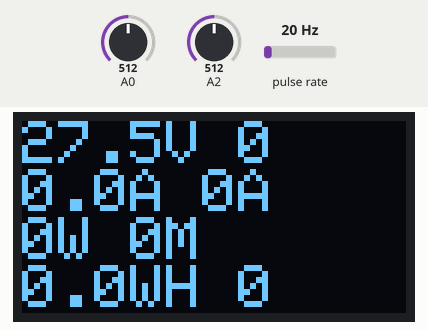
Recording of a sketch running on a simulated Arduino Uno, built with avr-gcc and run on an emulated ATmega328P. Parts: 128×64 one-colour display. Wiring (inferred from the names in the program): pulse sensor: data pin 2. Inputs (shaded band) come from the test bench; at power-on: pulse rate 20 Hz, A2 = 512, A0 = 512. EEPROM starts erased.

Above: at 4.2 s.
4.3 s: pulse rate (sensor on pin 2) set to 100 Hz
At 5.4 s:
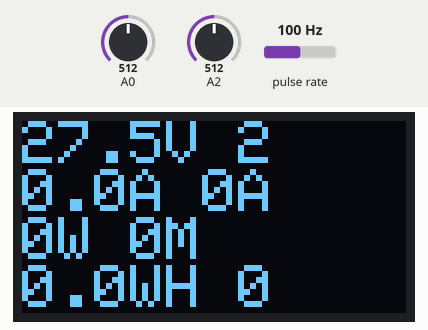
7.0 s: A2 set to 716
At 8.26 s:
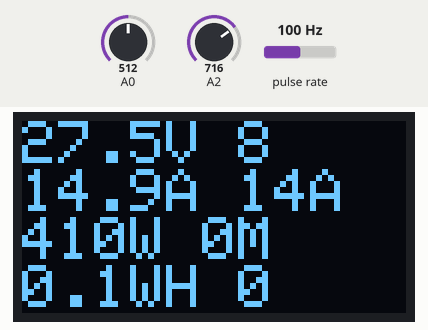
8.5 s: A0 set to 716
At 9.26 s:
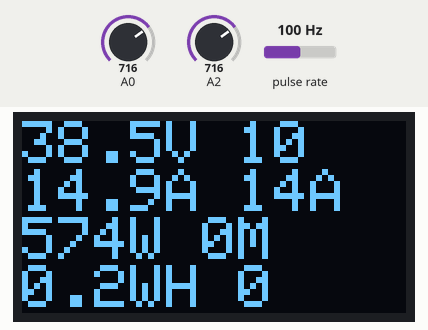
10.5 s: A0 set to 202
At 11.68 s:
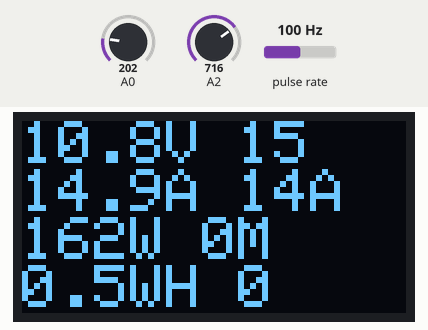
12.1 s: A0 set to 179
At 13.6 s:
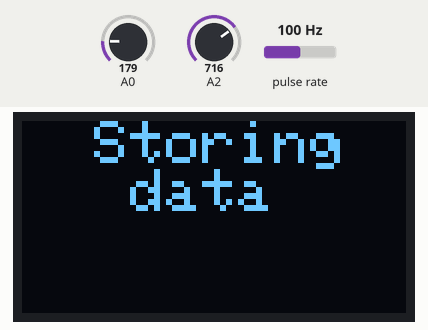
Timing chart, 0 to 15.1 s (numbered marks = the images above; inputs shaded):
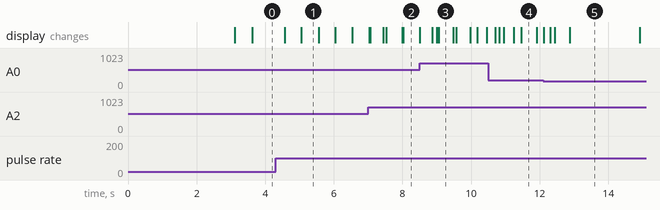

The sketch:

serialtest.ino
```cpp
#include <EEPROM.h>

#include <SPI.h>
#include <Wire.h>
#include <Adafruit_GFX.h>
#include <Adafruit_SSD1306.h>
#include <EEPROM.h>

#define SCREEN_WIDTH 128 // OLED display width, in pixels
#define SCREEN_HEIGHT 64 // OLED display height, in pixels

// Declaration for an SSD1306 display connected to I2C (SDA, SCL pins)
#define OLED_RESET     4 // Reset pin # (or -1 if sharing Arduino reset pin)
Adafruit_SSD1306 display(SCREEN_WIDTH, SCREEN_HEIGHT, &Wire, OLED_RESET);

#define NUMFLAKES     10 // Number of snowflakes in the animation example

#define LOGO_HEIGHT   16
#define LOGO_WIDTH    16
static const unsigned char PROGMEM logo_bmp[] =
{ B00000000, B11000000,
  B00000001, B11000000,
  B00000001, B11000000,
  B00000011, B11100000,
  B11110011, B11100000,
  B11111110, B11111000,
  B01111110, B11111111,
  B00110011, B10011111,
  B00011111, B11111100,
  B00001101, B01110000,
  B00011011, B10100000,
  B00111111, B11100000,
  B00111111, B11110000,
  B01111100, B11110000,
  B01110000, B01110000,
  B00000000, B00110000 };

#define vPerDiv     0.0048828125
#define wheelDia    0.65//meters
#define noOfHSCutsPerRev  266
//#define ENABLESERIALPLOTTER

int hall_signal=2;
uint32_t timeCount=0,prevTime=0;
uint8_t readValue = 0;
uint16_t eepromAdd = 0,eepromStoreAdd=0,sampleCount=0;
volatile uint16_t V=0,I=0,maxI=0,noOfHSCuts=0,RPM=0;
float Vv=0.0,Iv=0.0,maxIv=0.0,P=0.0,E=0.0,dist=0.0,battWireV=0.0;
void setup() {
  // put your setup code here, to run once:
  Serial.begin(115200);
  pinMode(hall_signal, INPUT_PULLUP);

  //setting the ADC
  InitADC();

  // SSD1306_SWITCHCAPVCC = generate display voltage from 3.3V internally
  if(!display.begin(SSD1306_SWITCHCAPVCC, 0x3C)) { // Address 0x3D for 128x64
    Serial.println(F("SSD1306 allocation failed"));
    for(;;); // Don't proceed, loop forever
  }
  // Clear the buffer
  display.clearDisplay();
  display.setTextSize(2);             // Normal 1:1 pixel scale
  display.setTextColor(WHITE);        // Draw white text
  display.setCursor(0,0);             // Start at top-left corner
  display.println(F(" Punchline"));
  display.println(F("  Energy"));
  display.println(F(" Pvt. Ltd."));
  display.display();
  delay(3000);

  //deciding the reading factor
  battWireV = ReadADC(0)*vPerDiv*11.0f;
  //Serial.println(battWireV);
  //routine for reading the data
  //if batt wire voltage is higher than 10V meaning that the batt is connected to the device
  //if batt wire voltage is less thatn 10v meaning that the device is not connected to batt or being ready to read
  //the stored eeprom data
  uint16_t storedSampCount=0,temporary=0;
  if(battWireV < 10.0f){
    displayCheckWireConnectionAndReboot();
#ifndef ENABLESERIALPLOTTER
    Serial.println("To read stored data, write :R");
#endif
    while(1){
      if(Serial.available()){
        readValue = Serial.read();
        if(readValue == 'R'){//write R to read the data
#ifdef ENABLESERIALPLOTTER
          Serial.print("RPM,InstPow,Current_");
          Serial.print(EEPROM.read(1022));Serial.print("V_");
          Serial.print(EEPROM.read(1016)*255+EEPROM.read(1017));Serial.print("WH_");
          Serial.print(EEPROM.read(1018)*255+EEPROM.read(1019));Serial.print("M_");
          Serial.print(EEPROM.read(1020)*255+EEPROM.read(1021));Serial.println("m");
#endif
#ifndef ENABLESERIALPLOTTER
          Serial.print("Voltage: ");Serial.print(EEPROM.read(1022));Serial.print("V, ");
          Serial.print("Energy: ");Serial.print(EEPROM.read(1016)*255+EEPROM.read(1017));Serial.println("WH");
          Serial.print("Time: ");Serial.print(EEPROM.read(1018)*255+EEPROM.read(1019));Serial.print("M, ");
          Serial.print("Distance: ");Serial.print(EEPROM.read(1020)*255+EEPROM.read(1021));Serial.println("m");
#endif
          //Serial.println(".....................................................");
          storedSampCount=EEPROM.read(0)*5;//each sample is of 5 bytes
          eepromAdd=0;//starting address where the RPM,P,I is stored
          while(++eepromAdd <= storedSampCount){

            temporary = EEPROM.read(eepromAdd)*255;
            temporary += EEPROM.read(++eepromAdd);
            Serial.print(temporary);

            temporary = EEPROM.read(++eepromAdd)*255;
            temporary += EEPROM.read(++eepromAdd);
            Serial.print(",");Serial.print(temporary);

            Serial.print(",");temporary = EEPROM.read(++eepromAdd);
            Serial.println(temporary);
          }
#ifndef ENABLESERIALPLOTTER
          Serial.println("Done reading");
#endif
          displayReadingDonePowerOff();
        }
      }
    }
  }
  attachInterrupt(digitalPinToInterrupt(hall_signal), counter, FALLING);
  setupTimerOneInterrupt();
  setupTimerTwoInterrupt();
}

void loop() {
  //calculating the max current.
  maxIv = (maxI*vPerDiv - 2.51);//default sensor value is 2.49V
  if(maxIv < 0) maxIv = 0;
  maxIv = maxIv*15.15151515f;//1000/66=15.151515
  //Serial.print("MaxI: ");Serial.println(maxIv);

  //before writing the data to EEPROM make sure no serial comm is available.
  //not equal to R means eeprom is not read before because batt voltage was more than 10V
  //here Vv is less than 10V means Wire was previously connected but now it's disconnected.
  if(readValue != 'R' && Vv < 10.0f && timeCount >=10){
    //Now we can store the data.
    displayString("  Storing","   data");
    delay(2000);
    //here i am storing only E,time,dist parameters
    //store the E in two bytes (q,r)
    EEPROM.write(1016,int(E)/255);
    EEPROM.write(1017,int(E)%255);
    //store the total time in two bytes (q,r)
    EEPROM.write(1018,int(timeCount/60)/255);
    EEPROM.write(1019,int(timeCount/60)%255);
    //store the distance in two bytes(q,r)
    EEPROM.write(1020,int(dist)/255);
    EEPROM.write(1021,int(dist)%255);

    //Write storing data to eeprom commands here
    displayString("  Stored     data","   Turn   Power off!");
    while(1);
  }

  //store current,P,RPM dynamically every 10 seconds
  //5 bytes will be consumed every 10 seconds.
  //1 byte every 2 sec, 1016byte in 1016*2/60=33.867min
  //if(timeCount%10 == 0 && timeCount != prevTime){
  if(timeCount != prevTime){//to store at every seconds
    if(eepromStoreAdd < 1016){
      //storing the number of data samples stored in EEPROM, it will help in reading the data
      EEPROM.write(0,++sampleCount);
      //storing the data RPM
      EEPROM.write(++eepromStoreAdd,int(RPM)/255);
      EEPROM.write(++eepromStoreAdd,int(RPM)%255);
      //storing the data inst Power
      EEPROM.write(++eepromStoreAdd,int(P)/255);
      EEPROM.write(++eepromStoreAdd,int(P)%255);
      //string the current
      EEPROM.write(++eepromStoreAdd,int(Iv));
      prevTime = timeCount;
    }
  }
  //storing voltage at 20second
  if(timeCount==20) EEPROM.write(1022,int(Vv));
  //Printing every parameters
  //Serial.print("Voltage:");Serial.println(Vv);
  //Serial.print("Distance:");Serial.println(dist);
  //Serial.print("Current:");Serial.println(Iv);
  //Serial.print("MaxI:");Serial.println(maxIv);
  //Serial.print("Power:");Serial.println(P);
  //Serial.print("Energy:");Serial.println(E);
  //Serial.print("Time:");Serial.println(timeCount/60);
  //Serial.print("RPM:");Serial.println(RPM);

  //updating the display here
  testdrawstyles(Vv,dist,Iv,maxIv,P,E,timeCount/60,RPM/*voltage,distance,current,maxCurrent,instPower,totalPower,totalT*/);
}

void counter() {
  dist += 3.14f*wheelDia;
  noOfHSCuts++;
}

void testdrawstyles(float v, float dist, float c, float maxC, float instP, float totalP, float totalT,uint16_t rpm) {
  display.clearDisplay();
  display.setTextColor(BLACK, WHITE);        // Draw white text
  display.setCursor(0,0);             // Start at top-left corner

  display.setTextColor(WHITE);
  display.setTextSize(2);

  display.print(v,1);display.print(F("V "));
  display.println(int(dist/100.0f));//total distance , 100.0f is the display factor
  display.print(c,1);display.print(F("A "));//inst current
  display.print(int(maxC),1);display.println(F("A"));//max current
  display.print(int(instP));display.print(F("W "));//inst power
  display.print(int(totalT));display.println(F("M"));//total power
  display.print(totalP,1);display.print(F("WH "));//total power
  display.print(RPM);//RPM
  display.display();
}

void displayString(String s1, String s2){
  display.clearDisplay();
  display.setTextColor(BLACK, WHITE);        // Draw white text
  display.setCursor(0,0);             // Start at top-left corner

  display.setTextColor(WHITE);
  display.setTextSize(2);
  display.println(s1);//total power
  display.println(s2);//total power
  display.display();
}

void displayCheckWireConnectionAndReboot(){
  display.clearDisplay();
  display.setTextColor(BLACK, WHITE);        // Draw white text
  display.setCursor(0,0);             // Start at top-left corner

  display.setTextColor(WHITE);
  display.setTextSize(2);
  display.println(F("Check Wire& Reboot"));//total power
  display.println(F("or Connectto PC"));//total power
  display.display();
}
void displayReadingDonePowerOff(){
  display.clearDisplay();
  display.setTextColor(BLACK, WHITE);        // Draw white text
  display.setCursor(0,0);             // Start at top-left corner

  display.setTextColor(WHITE);
  display.setTextSize(2);
  display.println(F("  Reading done,Turn"));//total power
  display.println(F("Power off!"));//total power
  display.display();
}

void setupTimerOneInterrupt(){//at every second
  cli();
  //set timer1 interrupt at 1Hz
  TCCR1A = 0;// set entire TCCR1A register to 0
  TCCR1B = 0;// same for TCCR1B
  TCNT1  = 0;//initialize counter value to 0
  // set compare match register for 1hz increments
  OCR1A = 15624;// = (16*10^6) / (1*1024) - 1 (must be <65536)
  // turn on CTC mode
  TCCR1B |= (1 << WGM12);
  // Set CS10 and CS12 bits for 1024 prescaler
  TCCR1B |= (1 << CS12) | (1 << CS10);
  // enable timer compare interrupt
  TIMSK1 |= (1 << OCIE1A);
  sei();
}
ISR(TIMER1_COMPA_vect){//timer1 interrupt 1Hz toggles pin 13 (LED)
  timeCount++;
  if(timeCount%10 == 0){
    RPM = noOfHSCuts*6;
    noOfHSCuts = 0;
  }
}
void setupTimerTwoInterrupt(){//at every 16ms
  //set timer2 interrupt at 8kHz
  cli();
  TCCR2A = 0;// set entire TCCR2A register to 0
  TCCR2B = 0;// same for TCCR2B
  TCNT2  = 0;//initialize counter value to 0
  // set compare match register for 8khz increments
  OCR2A = 249;// = (16*10^6) / (8000*8) - 1 (must be <256)
  // turn on CTC mode
  TCCR2A |= (1 << WGM21);
  // Set CS21 bit for 8 prescaler
  TCCR2B |= (1 << CS21)|(1<<CS22)|(1<<CS20);
  // enable timer compare interrupt
  TIMSK2 |= (1 << OCIE2A);
  sei();
}
ISR(TIMER2_COMPA_vect){//timer1 interrupt at every 16msec
  static uint16_t Vavg,Iavg;
  static uint8_t countV,countI,select;
  uint16_t temp=0;
  if(select == 0){
    if(++countV <=16){
      Vavg += ReadADC(0);
    }else{
      V = Vavg>>4;
      countV = 0;
      Vavg=0;
    }
    select=1;
  }else{
    if(++countI <=16){
      temp = ReadADC(2);
      if(maxI < temp) maxI=temp;
      Iavg += temp;
    }else{
      I = Iavg>>4;
      countI = 0;
      Iavg=0;
    }
    select=0;
  }
  //calculating voltage
  Vv = V*vPerDiv*11.0f;

  //calculating current
  //I*vPerDiv=is coming out to be equal to 2.49 or 2.50 when there is no current flowing.
  //when charging subtract 2.51 then there will be max error of 0.02*15.151515=0.3030 amp
  //while charging reading less. Always add in the result to get the actual value.
  //While dischargin reading more, always subtract error from the result to get the actual value.
  Iv = (I*vPerDiv - 2.51);//default sensor value is 2.49V
  if(Iv < 0) Iv = 0;  //checking if the current is in negative direction.
  Iv = Iv*15.15151515f;//1000/66=15.151515

  //calculating power
  P = Vv*Iv;

  //calculating energy consumed
  E += P*0.00000444444f;//P*(16/1000)/60/60=P*0.00000444444
}

/*.....................................................................................................*/
uint16_t readAnalogVoltage(uint8_t adcChannel){
  uint16_t value=0;
  for(int i=0;i<10;i++){
    if(i>=2) value=value+ReadADC(adcChannel); else ReadADC(adcChannel); //leaving the first two samples for avoiding any undesired value
  }
  return(uint16_t((value*1.0)/8.0));
}
/*.....................................................................................................*/
void InitADC()
{
 // Select Vref=AVcc
 ADMUX |= (1<<REFS0);
 //set prescaller to 128 and enable ADC
 ADCSRA |= (1<<ADPS2)|(1<<ADPS1)|(1<<ADPS0)|(1<<ADEN);
}
/*.....................................................................................................*/
uint16_t ReadADC(uint8_t ADCchannel)
{
 //select ADC channel with safety mask
 ADMUX = (ADMUX & 0xF0) | (ADCchannel & 0x0F);
 //single conversion mode
 ADCSRA |= (1<<ADSC);
 // wait until ADC conversion is complete
 while( ADCSRA & (1<<ADSC) );
 return ADC;
}
```

Measured:
- the behaviour switches between 187 and 186 on A0 (found by bisection; images 4 and 5)
- what the display in image 1 shows lasts 0.5 s, from 5.1 s to 5.6 s
- what the display in image 3 shows lasts 0.4 s, from 9.1 s to 9.5 s
